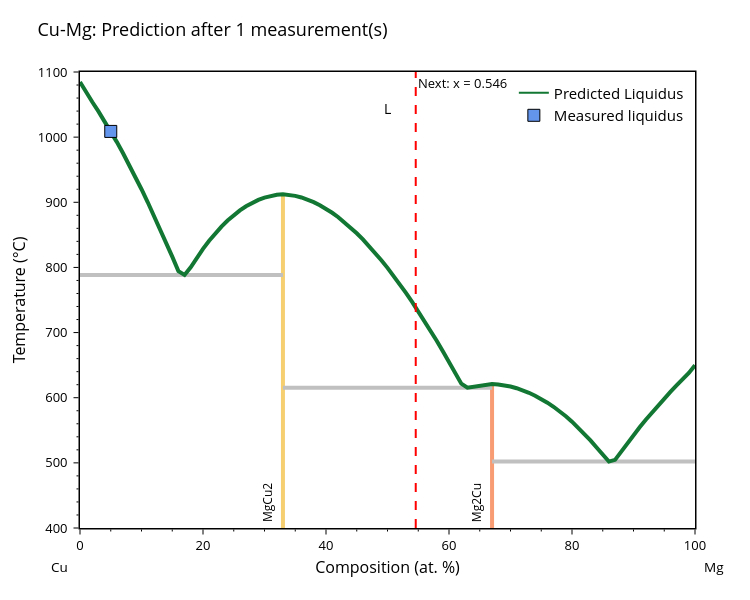
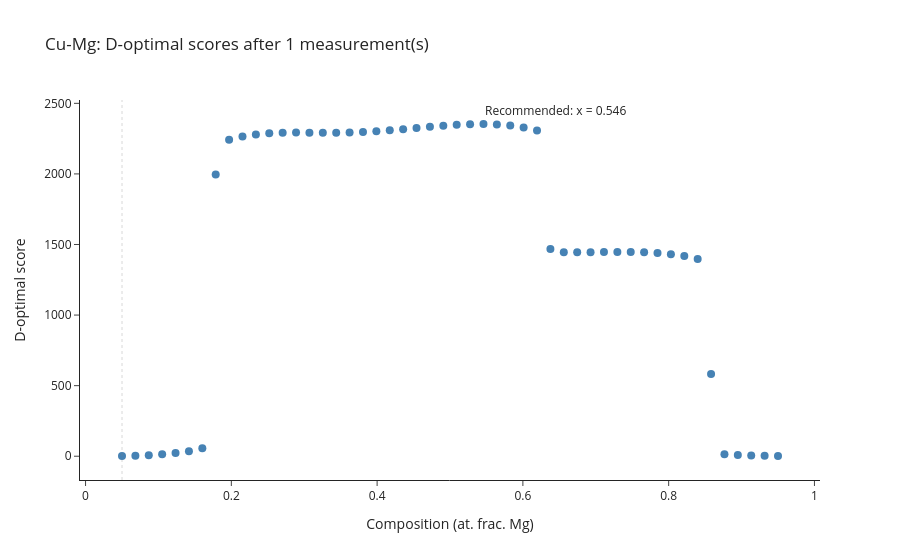

Here is the notebook cell these charts were saved with, in order:
### Code cell
# ============================================================
# [LOOP] Refit model and update FIM
# ============================================================

n = len(measured_liquidus)
assert n > 0, "No measurements recorded. Run cell 8 first."

# --- Refit with accumulated measurements ---
# Use a deepcopy so the base bl (initial prediction params) is preserved
bl_fit = copy.deepcopy(bl)
bl_fit.digitized_liq  = list(measured_liquidus)
bl_fit.max_liq_temp   = max(pt[1] for pt in measured_liquidus)
bl_fit.min_liq_temp   = min(pt[1] for pt in measured_liquidus)
bl_fit.comp_range_fit_lim = 0.0
bl_fit.init_error     = False

bl_fit.fit_parameters(
    disable_inv_constrs=True,
    allow_sparse_data=True,
    check_phase_mismatch=False,
    n_opts=1,
    max_iter=128,
    verbose=False,
    params_init=initial_params,
)
current_params = bl_fit.get_params()

# --- Recompute FIM with new data ---
x_measured = np.array([pt[0] for pt in measured_liquidus])
fim = compute_fim(
    bl_fit,
    x_compositions=x_measured,
    sigma=SIGMA,
    prior_lambda=PRIOR_LAMBDA,
)

# --- Find next recommended measurement ---
opt = find_optimal_next_measurement(fim, bl_fit, candidate_x=CANDIDATE_GRID)

# --- Store in history ---
iteration_history.append({
    'n': n,
    'det_fim': fim.det_fim,
    'param_variances': fim.param_variances.copy(),
    'param_names': fim.param_names,
    'params': current_params,
})

# --- Print summary ---
print(f"=== Iteration {n}: {n} measurement(s) ===")
print(f"  Fitted parameters:")
for name, val in zip(['L0_a', 'L0_b', 'L1_a', 'L1_b'], current_params):
    print(f"    {name} = {val:.4f}")
print(f"  Parameter 1σ uncertainties (data-driven):")
for name, var in zip(fim.param_names, fim.param_variances):
    print(f"    {name}: ±{np.sqrt(var):.4f}")
print(f"  det(FIM) = {fim.det_fim:.4e}")
print()
print("Top 5 recommended NEXT measurement compositions:")
print(f"  {'Rank':<6} {'x (at. frac.)':<18} {'D-optimal score':<18}")
print(f"  {'-'*44}")
for rank, (x, score) in enumerate(zip(opt.ranked_x[:5], opt.d_optimal_scores[:5]), 1):
    marker = "  <-- RECOMMENDED" if rank == 1 else ""
    print(f"  {rank:<6} {x:<18.4f} {score:<18.4f}{marker}")

# --- Plot updated phase diagram ---
blp_current = BLPlotter(bl_fit)
fig_pd = blp_current.get_plot('pred')

# Overlay measured points
fig_pd.add_trace(go.Scatter(
    x=[pt[0] * 100 for pt in measured_liquidus],
    y=[pt[1] - 273.15 for pt in measured_liquidus],
    mode='markers',
    marker=dict(color='cornflowerblue', size=12, symbol='square',
                line=dict(width=1, color='black')),
    name='Measured liquidus'
))
fig_pd.add_vline(
    x=opt.ranked_x[0] * 100, line_dash='dash', line_color='red',
    annotation_text=f"Next: x = {opt.ranked_x[0]:.3f}"
)
fig_pd.update_layout(title=f"{SYSTEM}: Prediction after {n} measurement(s)")
fig_pd.show()

# --- D-optimal score plot ---
fig_d = go.Figure()
fig_d.add_trace(go.Scatter(
    x=opt.ranked_x, y=opt.d_optimal_scores,
    mode='markers', marker=dict(color='steelblue', size=8), name='D-optimal score'
))
for pt in measured_liquidus:
    fig_d.add_vline(x=pt[0], line_dash='dot', line_color='gray', line_width=1)
fig_d.add_vline(
    x=opt.ranked_x[0], line_dash='dash', line_color='red',
    annotation_text=f"Recommended: x = {opt.ranked_x[0]:.3f}",
    annotation_position='top right'
)
fig_d.update_layout(
    title=f"{SYSTEM}: D-optimal scores after {n} measurement(s)",
    xaxis_title=f"Composition (at. frac. {SYSTEM.split('-')[1]})",
    yaxis_title="D-optimal score",
    template='simple_white',
)
fig_d.show()

### Figure 1 — Plotly figure (JSON) as saved in the notebook; plotly's stock layout.template omitted (floating-point values rounded to 4 significant figures)
{"data": [{"hovertemplate": "label=MgCu2<br>x=%{x}<br>t=%{y}<extra></extra>", "legendgroup": "MgCu2", "line": {"color": "rgb(246, 207, 113)", "dash": "solid", "width": 4}, "marker": {"symbol": "circle"}, "mode": "lines", "name": "MgCu2", "orientation": "v", "showlegend": false, "type": "scatter", "x": [33, 33, 33, 33, 33, 33, 33, 33, 33, 33, 33, 33, 33, 33, 33, 33, 33, 33, 33, 33, 33, 33, 33, 33, 33, 33, 33, 33, 33, 33, 33, 33, 33, 33, 33, 33, 33, 33, 33, 33, 33, 33, 33, 33, 33, 33, 33, 33], "xaxis": "x", "y": [747.1, 638.5, 615.4, 621.5, 788.4, 800.2, 774.2, 760.9, 671.5, 655.2, 732.8, 718.1, 687.4, 703.0, 890.1, 861.3, 862.7, 872.0, 852.4, 787.0, 799.3, 822.3, 811.1, 883.9, 852.5, 887.6, 880.3, 907.2, 903.7, 814.9, 904.2, 869.5, 877.0, 833.0, 843.0, 909.9, 907.4, 909.8, 893.9, 899.3, 841.0, 828.5, 895.5, 900.2, 912.4, 911.5, 911.5, -273.1], "yaxis": "y"}, {"hovertemplate": "label=Mg2Cu<br>x=%{x}<br>t=%{y}<extra></extra>", "legendgroup": "Mg2Cu", "line": {"color": "rgb(248, 156, 116)", "dash": "solid", "width": 4}, "marker": {"symbol": "circle"}, "mode": "lines", "name": "Mg2Cu", "orientation": "v", "showlegend": false, "type": "scatter", "x": [67, 67, 67, 67, 67, 67, 67, 67, 67, 67, 67, 67, 67, 67, 67, 67, 67, 67, 67, 67, 67, 67, 67, 67, 67, 67], "xaxis": "x", "y": [615.4, 598.1, 619.0, 617.1, 620.3, 620.9, 620.3, 620.9, 607.6, 603.2, 619.0, 617.1, 611.4, 614.5, 592.4, 586.1, 571.5, 579.1, 501.9, 563.3, 554.3, 534.5, 544.8, 523.6, 511.9, -273.1], "yaxis": "y"}, {"hovertemplate": "x=%{x}<br>y=%{y}<extra></extra>", "legendgroup": "", "line": {"color": "Silver", "dash": "solid", "width": 4}, "marker": {"symbol": "circle"}, "mode": "lines", "name": "", "orientation": "v", "showlegend": false, "type": "scatter", "x": [33, 63, 67], "xaxis": "x", "y": [615.4, 615.4, 615.4], "yaxis": "y"}, {"hovertemplate": "x=%{x}<br>y=%{y}<extra></extra>", "legendgroup": "", "line": {"color": "Silver", "dash": "solid", "width": 4}, "marker": {"symbol": "circle"}, "mode": "lines", "name": "", "orientation": "v", "showlegend": false, "type": "scatter", "x": [0, 17, 33], "xaxis": "x", "y": [788.4, 788.4, 788.4], "yaxis": "y"}, {"hovertemplate": "x=%{x}<br>y=%{y}<extra></extra>", "legendgroup": "", "line": {"color": "Silver", "dash": "solid", "width": 4}, "marker": {"symbol": "circle"}, "mode": "lines", "name": "", "orientation": "v", "showlegend": false, "type": "scatter", "x": [67, 86, 100], "xaxis": "x", "y": [501.9, 501.9, 501.9], "yaxis": "y"}, {"hovertemplate": "label=L<br>x=%{x}<br>t=%{y}<extra></extra>", "legendgroup": "L", "line": {"color": "#117733", "dash": "solid", "width": 4}, "marker": {"symbol": "circle"}, "mode": "lines", "name": "L", "orientation": "v", "showlegend": false, "type": "scatter", "x": [0, 1, 2, 3, 4, 5, 6, 7.0, 8, 9, 10, 11, 12, 13, 14.0, 15, 16, 17, 18, 19, 20, 21, 22, 23, 24, 25, 26, 27, 28.0, 29.0, 30, 31, 32, 33, 34, 35, 36, 37, 38, 39, 40, 41, 42, 43, 44, 45, 46, 47, 48, 49, 50, 51, 52, 53, 54, 55.0, 56.0, 57.0, 58.0, 59, 60, 61, 62, 63, 64, 65, 66, 67, 68, 69, 70, 71, 72, 73, 74, 75, 76, 77, 78, 79, 80, 81, 82, 83, 84, 85, 86, 87, 88, 89, 90, 91, 92, 93, 94, 95, 96, 97, 98, 99, 100], "xaxis": "x", "y": [1085.0, 1068.0, 1054.0, 1040.0, 1025.0, 1009.0, 992.4, 975.2, 957.5, 939.0, 920.0, 900.4, 880.2, 859.5, 838.2, 816.5, 794.3, 788.4, 800.2, 814.9, 828.5, 841.0, 852.4, 862.7, 872.0, 880.3, 887.6, 893.9, 899.3, 903.7, 907.2, 909.8, 911.5, 912.4, 911.5, 909.9, 907.4, 904.2, 900.2, 895.5, 890.1, 883.9, 877.0, 869.5, 861.3, 852.5, 843.0, 833.0, 822.3, 811.1, 799.3, 787.0, 774.2, 760.9, 747.1, 732.8, 718.1, 703.0, 687.4, 671.5, 655.2, 638.5, 621.5, 615.4, 617.1, 619.0, 620.3, 620.9, 620.3, 619.0, 617.1, 614.5, 611.4, 607.6, 603.2, 598.1, 592.4, 586.1, 579.1, 571.5, 563.3, 554.3, 544.8, 534.5, 523.6, 511.9, 501.9, 504.6, 517.6, 530.3, 542.6, 554.6, 566.2, 577.4, 588.3, 598.8, 609.0, 618.9, 628.5, 637.9, 649.9], "yaxis": "y"}, {"marker": {"color": "#117733"}, "mode": "lines", "name": "Predicted Liquidus", "showlegend": true, "type": "scatter", "x": [null], "y": [null]}, {"marker": {"color": "cornflowerblue", "line": {"color": "black", "width": 1}, "size": 12, "symbol": "square"}, "mode": "markers", "name": "Measured liquidus", "type": "scatter", "x": [5], "y": [1009.0]}], "layout": {"annotations": [{"borderpad": 5, "font": {"color": "black", "size": 12}, "showarrow": false, "text": "MgCu2", "textangle": -90, "x": 30.5, "y": 400, "yanchor": "bottom"}, {"borderpad": 5, "font": {"color": "black", "size": 12}, "showarrow": false, "text": "Mg2Cu", "textangle": -90, "x": 64.5, "y": 400, "yanchor": "bottom"}, {"font": {"color": "black", "size": 14}, "showarrow": false, "text": "L", "x": 50, "y": 1044}, {"font": {"color": "black", "size": 13.5}, "showarrow": false, "text": "Cu", "x": -0.05, "xanchor": "left", "xref": "paper", "y": -0.086, "yanchor": "middle", "yref": "paper"}, {"font": {"color": "black", "size": 13.5}, "showarrow": false, "text": "Mg", "x": 1.05, "xanchor": "right", "xref": "paper", "y": -0.086, "yanchor": "middle", "yref": "paper"}, {"showarrow": false, "text": "Next: x = 0.546", "x": 54.59, "xanchor": "left", "xref": "x", "y": 1, "yanchor": "top", "yref": "y domain"}], "font": {"color": "black", "size": 13}, "height": 600, "legend": {"font": {"size": 15}, "x": 0.99, "xanchor": "right", "y": 0.99, "yanchor": "top"}, "margin": {"b": 72, "r": 55, "t": 72}, "plot_bgcolor": "white", "shapes": [{"line": {"color": "red", "dash": "dash"}, "type": "line", "x0": 54.59, "x1": 54.59, "xref": "x", "y0": 0, "y1": 1, "yref": "y domain"}], "showlegend": true, "title": {"text": "Cu-Mg: Prediction after 1 measurement(s)"}, "width": 750, "xaxis": {"linecolor": "black", "linewidth": 1.5, "minor": {"nticks": 5, "tickcolor": "black", "ticklen": 2, "ticks": "outside", "tickwidth": 1}, "mirror": true, "range": [0, 100], "showline": true, "tickcolor": "black", "tickformat": ".0f", "ticklen": 5, "ticks": "outside", "tickwidth": 1, "title": {"font": {"size": 16}, "standoff": 8, "text": "Composition (at. %)"}}, "yaxis": {"linecolor": "black", "linewidth": 1.5, "minor": {"nticks": 5, "tickcolor": "black", "ticklen": 2, "ticks": "outside", "tickwidth": 1}, "mirror": true, "range": [400, 1100], "showline": true, "tickcolor": "black", "ticklen": 5, "ticks": "outside", "ticksuffix": " ", "tickwidth": 1, "title": {"font": {"size": 16}, "standoff": 8, "text": "Temperature (°C)"}}}}

### Figure 2 — Plotly figure (JSON) as saved in the notebook; plotly's stock layout.template omitted (floating-point values rounded to 4 significant figures)
{"data": [{"marker": {"color": "steelblue", "size": 8}, "mode": "markers", "name": "D-optimal score", "type": "scatter", "x": [0.5459, 0.5276, 0.5643, 0.5092, 0.5827, 0.4908, 0.4724, 0.601, 0.4541, 0.4357, 0.4173, 0.6194, 0.399, 0.3806, 0.3622, 0.2888, 0.3071, 0.3439, 0.3255, 0.2704, 0.252, 0.2337, 0.2153, 0.1969, 0.1786, 0.6378, 0.7296, 0.748, 0.7112, 0.6929, 0.6561, 0.6745, 0.7663, 0.7847, 0.8031, 0.8214, 0.8398, 0.8582, 0.1602, 0.1418, 0.1235, 0.8765, 0.1051, 0.8949, 0.08673, 0.9133, 0.06837, 0.9316, 0.05, 0.95], "y": [2354.0, 2353.0, 2351.0, 2348.0, 2342.0, 2342.0, 2334.0, 2328.0, 2326.0, 2317.0, 2309.0, 2307.0, 2303.0, 2298.0, 2294.0, 2293.0, 2292.0, 2292.0, 2292.0, 2292.0, 2288.0, 2280.0, 2266.0, 2243.0, 1996.0, 1468.0, 1446.0, 1446.0, 1446.0, 1445.0, 1445.0, 1445.0, 1444.0, 1440.0, 1431.0, 1418.0, 1397.0, 583.1, 56.82, 34.61, 22.53, 13.71, 13.64, 8.437, 7.598, 4.87, 3.906, 2.7, 1.976, 1.57]}], "layout": {"annotations": [{"showarrow": false, "text": "Recommended: x = 0.546", "x": 0.5459, "xanchor": "left", "xref": "x", "y": 1, "yanchor": "top", "yref": "y domain"}], "shapes": [{"line": {"color": "gray", "dash": "dot", "width": 1}, "type": "line", "x0": 0.05, "x1": 0.05, "xref": "x", "y0": 0, "y1": 1, "yref": "y domain"}, {"line": {"color": "red", "dash": "dash"}, "type": "line", "x0": 0.5459, "x1": 0.5459, "xref": "x", "y0": 0, "y1": 1, "yref": "y domain"}], "title": {"text": "Cu-Mg: D-optimal scores after 1 measurement(s)"}, "xaxis": {"title": {"text": "Composition (at. frac. Mg)"}}, "yaxis": {"title": {"text": "D-optimal score"}}}}
